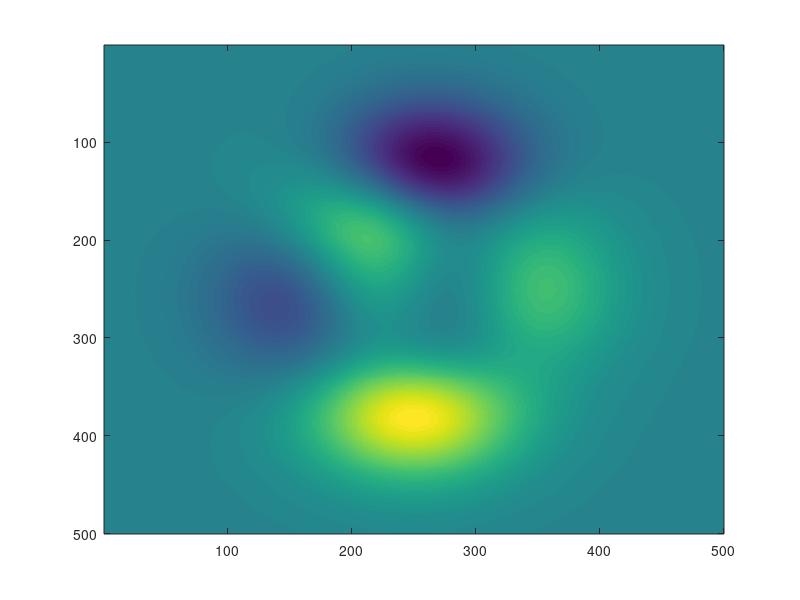

MATLAB code to generate this figure: (Note: this script raises an error after producing the figure.)
cd(fileparts(mfilename('fullpath'))); % Change working directory to source code directory.
addpath('../../../../'); % Add the ParaMonte library root directory to the search path.

figure("color", "white");
imagesc(peaks(500));
colormap(pm.vis.cmap.bwr(256));
colorbar;
pm.vis.figure.savefig("bwr.1.png", "-m3");

figure("color", "white");
imagesc(peaks(500), [0, 8]);
colormap(pm.vis.cmap.bwr());
colorbar;
pm.vis.figure.savefig("bwr.2.png", "-m3");

figure("color", "white");
imagesc(peaks(250), [-6, 0]);
colormap(pm.vis.cmap.bwr());
colorbar;
pm.vis.figure.savefig("bwr.3.png", "-m3");

figure("color", "white");
surf(peaks);
colormap(pm.vis.cmap.bwr());
axis("tight");
pm.vis.figure.savefig("bwr.4.png", "-m3");